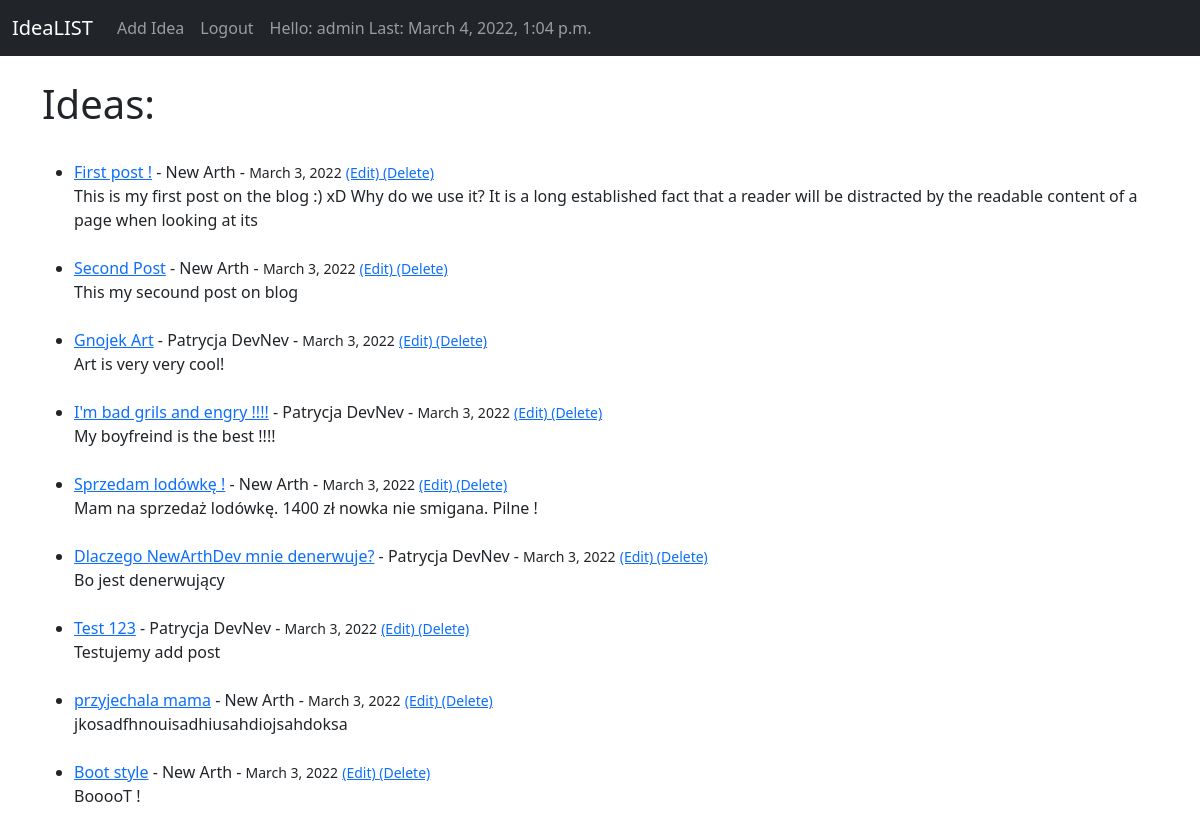
The app's page / (signed in) with its own data.
### theblog/models.py (models this page shows, shortened)
class Post(models.Model):
    title = models.CharField(max_length=255)
    title_TAG = models.CharField(max_length=255, default="My BLOG! " )  # on nie zostawił
    author = models.ForeignKey(User, on_delete=models.CASCADE)
    body = models.TextField()
    post_date = models.DateField(auto_now_add=True)

### theblog/views.py (the view)
# urls.py: path('', HomeView.as_view(), name = 'home'),
class HomeView(ListView):
    model = Post
    template_name = 'home.html'
    ordering = ['-post_date']   # odwraca numeracje po dacie

### theblog/templates/home.html (shortened to what this page needs)
{% extends 'base.html' %}
{% block content %}
<h1> Ideas: </h1><br>
<ul>
{% for post in object_list %}
    <li><a href="{% url 'article-detail' post.pk %}"> {{ post.title }}</a>
        - {{ post.author.first_name }}
        {{ post.author.last_name }} - <small>{{ post.post_date }}</small>
        {% if user.is_authenticated %}
        <small>
            <a href="{% url 'update_post' post.pk %}"> (Edit) </a>
            <a href="{% url 'delete_post' post.pk %}"> (Delete) </a>
        </small>
        {% endif %}<br/>
    {{ post.body|slice:":175" }}</li><br/>
{% endfor %}
</ul>
{% endblock %}

### theblog/templates/base.html (shortened to what this page needs)
<!doctype html>
<html lang="en">
  <head>
    <link href="https://cdn.jsdelivr.net/npm/bootstrap@5.1.3/dist/css/bootstrap.min.css" rel="stylesheet">
  </head>
  <body>
    <nav class="navbar navbar-expand-lg navbar-dark bg-dark">
        <div class="container-fluid">
          <a class="navbar-brand" href="{% url 'home' %}">IdeaLIST</a>
          <div class="collapse navbar-collapse" id="navbarSupportedContent">
            <ul class="navbar-nav me-auto mb-2 mb-lg-0">
              {% if user.is_authenticated %}
              <li class="nav-item">
                <a class="nav-link" href="{% url 'add_post' %}">Add Idea</a>
              </li>
              <li class="nav-item">
                <a class="nav-link" href="{% url 'logout' %}">Logout</a>
              </li>
              <li class="nav-item">
                <a class="nav-link">Hello: {{ user.username }} Last: {{ user.last_login }}</a>
              </li>
              {% endif %}
            </ul>
          </div>
        </div>
      </nav>
    <br/>
    <div class="container">
        {% block content %}{% endblock %}
    </div>
  </body>
</html>

### records on screen
Post: title "First post !", author.first_name "New", author.last_name "Arth", post_date "March 3, 2022", body "This is my first post on the blog :) xD Why do we use it? It is a long established fact that a reader will be distracted by the readable content of a page when looking at its"
Post: title "Second Post", author.first_name "New", author.last_name "Arth", post_date "March 3, 2022", body "This my secound post on blog"
Post: title "Gnojek Art", author.first_name "Patrycja", author.last_name "DevNev", post_date "March 3, 2022", body "Art is very very cool!"
Post: title "I'm bad grils and engry !!!!", author.first_name "Patrycja", author.last_name "DevNev", post_date "March 3, 2022", body "My boyfreind is the best !!!!"
Post: title "Sprzedam lodówkę !", author.first_name "New", author.last_name "Arth", post_date "March 3, 2022", body "Mam na sprzedaż lodówkę. 1400 zł nowka nie smigana. Pilne !"
Post: title "Dlaczego NewArthDev mnie denerwuje?", author.first_name "Patrycja", author.last_name "DevNev", post_date "March 3, 2022", body "Bo jest denerwujący"
Post: title "Test 123", author.first_name "Patrycja", author.last_name "DevNev", post_date "March 3, 2022", body "Testujemy add post"
Post: title "przyjechala mama", author.first_name "New", author.last_name "Arth", post_date "March 3, 2022", body "jkosadfhnouisadhiusahdiojsahdoksa"
Post: title "Boot style", author.first_name "New", author.last_name "Arth", post_date "March 3, 2022", body "BooooT !"

### other values on screen
{{ user.username }} "admin"
{{ user.last_login }} "March 4, 2022, 1:04 p.m."
